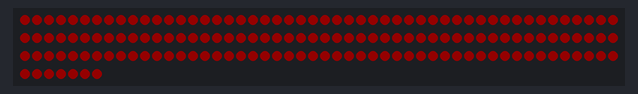
A sketch run on a simulated Arduino Uno, built with avr-gcc and run on an emulated ATmega328P. Parts: 157 RGB LEDs in strip order, left to right, continuing on the next row. Dim RGB values are drawn brighter than linear.

Above: at 0.1 s.
At 15.7 s:
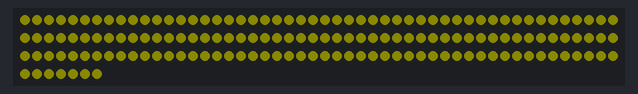
At 37.7 s:
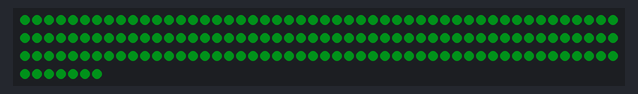

The sketch:

slowcycle.ino
```cpp
//https://learn.adafruit.com/adafruit-neopixel-uberguide/arduino-library-use
#include <Adafruit_NeoPixel.h>
#ifdef __AVR__
#include <avr/power.h>
#endif

#define PIN 9
#define NUM_LEDS 157 //gets a tiny bit hot at 64
#define BRIGHTNESS 20
#define WAIT 120

Adafruit_NeoPixel strip = Adafruit_NeoPixel(NUM_LEDS, PIN, NEO_GRB + NEO_KHZ800);


void setup() {
  strip.setBrightness(BRIGHTNESS);
  strip.begin();
  for (int i = 0; i < NUM_LEDS; i++) {
    strip.setPixelColor(i, 0, 0, 0);
  }
  strip.show(); // Initialize all pixels to 'off'
}

int r = 255;
int g = 0;
int b = 0;
int one = 0;

// rainbow wave
void loop() {
  for (int j = 0; j < 255; j++) {
    r--;
    g++;
    drawAll();
  }
  for (int j = 0; j < 255; j++) {
    g--;
    b++;
    drawAll();
  }
  for (int j = 0; j < 255; j++) {
    r++;
    b--;
    drawAll();
  }
}

void drawAll() {
  for (int i = 0; i < NUM_LEDS; i++) {
    strip.setPixelColor(i, r, g, b);
  }
//  lightOne();
  strip.show();
  delay(WAIT);
}

void lightOne(){
  one++;
  if (one > NUM_LEDS*5) one = 0;
    strip.setPixelColor(floor(one/5), b, r, g);
}


//void loop() {
//  for (int i = 0; i < NUM_LEDS/2; i++) {
//    for (int j = 0; j < NUM_LEDS; j++) {
//      strip.setPixelColor(j, 0, 0, 0);
//    }
//    strip.setPixelColor(i, 255, 0, 0);
//    strip.setPixelColor(i + 1, 224, 32, 0);
//    strip.setPixelColor(i + 2, 192, 64, 0);
//    strip.setPixelColor(i + 3, 160, 128, 0);
//    strip.setPixelColor(i + 4, 128, 160, 0);
//    strip.setPixelColor(i + 5, 96, 192, 0);
//    strip.setPixelColor(i + 6, 64, 224, 0);
//    strip.setPixelColor(i + 7, 32, 255, 0);
//
//    strip.setPixelColor(i + 8, 0, 255, 0);
//    strip.setPixelColor(i + 9, 0, 224, 32);
//    strip.setPixelColor(i + 10, 0, 192, 64);
//    strip.setPixelColor(i + 11, 0, 160, 128);
//    strip.setPixelColor(i + 12, 0, 128, 160);
//    strip.setPixelColor(i + 13, 0, 96, 192);
//    strip.setPixelColor(i + 14, 0, 32, 224);
//    strip.setPixelColor(i + 15, 0, 0, 255);
//
//    strip.show();
//    delay(WAIT);
//  }
//
//  for (int i = NUM_LEDS/2; i > 1; i--) {
//    for (int j = 0; j < NUM_LEDS; j++) {
//      strip.setPixelColor(j, 0, 0, 0);
//    }
//    strip.setPixelColor(i, 255, 0, 0);
//    strip.setPixelColor(i + 1, 224, 32, 0);
//    strip.setPixelColor(i + 2, 192, 64, 0);
//    strip.setPixelColor(i + 3, 160, 128, 0);
//    strip.setPixelColor(i + 4, 128, 160, 0);
//    strip.setPixelColor(i + 5, 96, 192, 0);
//    strip.setPixelColor(i + 6, 64, 224, 0);
//    strip.setPixelColor(i + 7, 32, 255, 0);
//
//    strip.setPixelColor(i + 8, 0, 255, 0);
//    strip.setPixelColor(i + 9, 0, 224, 32);
//    strip.setPixelColor(i + 10, 0, 192, 64);
//    strip.setPixelColor(i + 11, 0, 160, 128);
//    strip.setPixelColor(i + 12, 0, 128, 160);
//    strip.setPixelColor(i + 13, 0, 96, 192);
//    strip.setPixelColor(i + 14, 0, 32, 224);
//    strip.setPixelColor(i + 15, 0, 0, 255);
//
//    strip.show();
//    delay(WAIT);
//  }
//}
```
